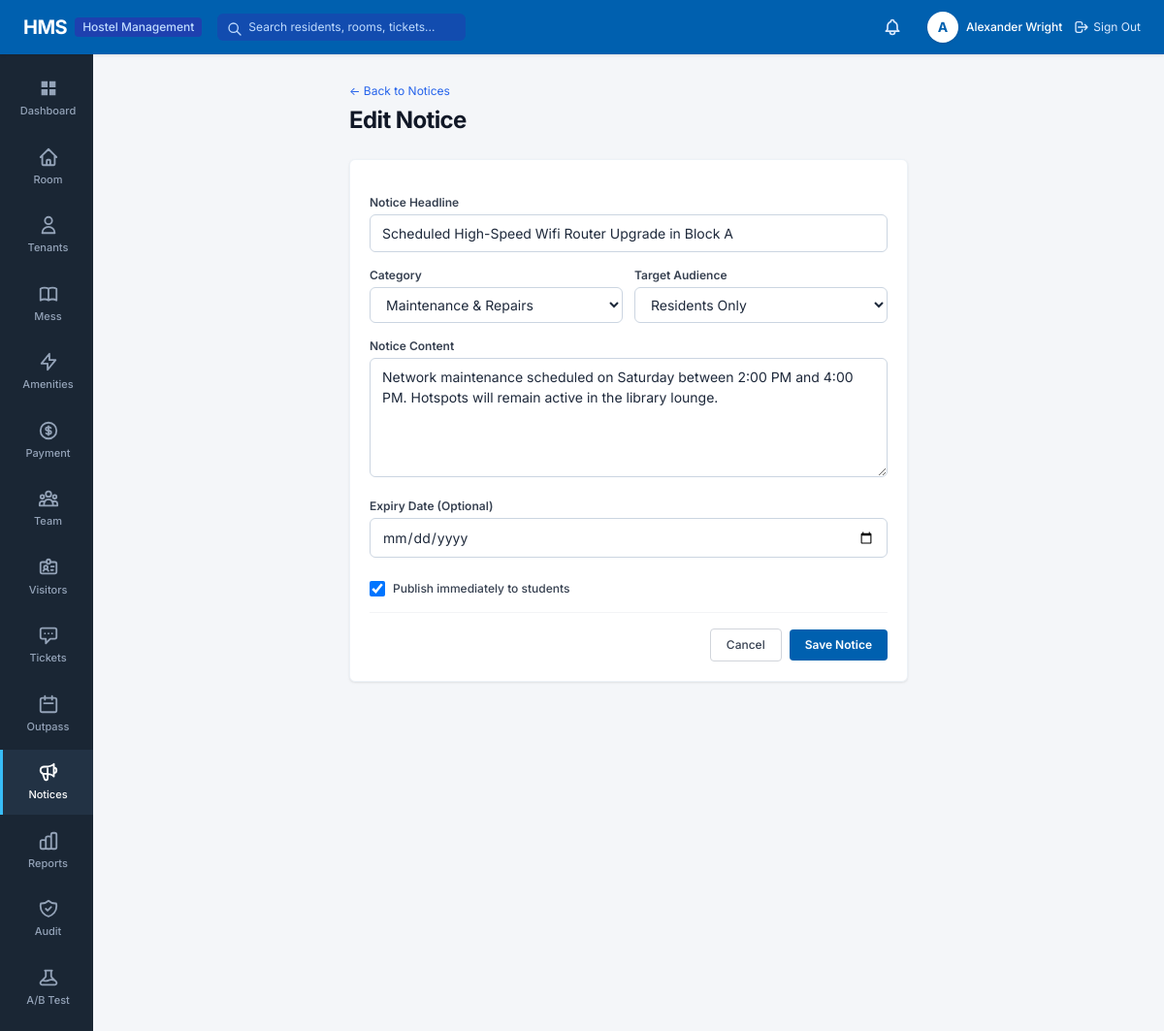
/notices/2/edit/ (signed in), run on the app's committed database.
### apps/accounts/models.py (models this page shows, shortened)
class User(AbstractUser):
    class Role(models.TextChoices):
        ADMIN = 'ADMIN', 'System Administrator'
        WARDEN = 'WARDEN', 'Hostel Manager / Warden'
        ACCOUNTS = 'ACCOUNTS', 'Accounts Staff'
        MAINTENANCE = 'MAINTENANCE', 'Maintenance Staff'
        RESIDENT = 'RESIDENT', 'Resident'
    role = models.CharField(
        max_length=20,
        choices=Role.choices,
        default=Role.RESIDENT,
        help_text="Designates the user's role and permission scope in HMS."
    )
    phone_number = models.CharField(max_length=20, blank=True, null=True)
    profile_picture = models.ImageField(upload_to='profiles/', blank=True, null=True)
    class Meta:
        verbose_name = 'User'
        verbose_name_plural = 'Users'
        ordering = ['username']
    @property
    def is_admin_user(self):
        return self.role == self.Role.ADMIN or self.is_superuser
    @property
    def is_resident(self):
        return self.role == self.Role.RESIDENT

### apps/notices/models.py (models this page shows, shortened)
class Notice(models.Model):
    class Category(models.TextChoices):
        GENERAL = 'GENERAL', 'General Announcement'
        MESS = 'MESS', 'Mess & Dining'
        MAINTENANCE = 'MAINTENANCE', 'Maintenance & Repairs'
        FEES = 'FEES', 'Fees & Accounts'
        EMERGENCY = 'EMERGENCY', 'Urgent / Emergency'
        EVENTS = 'EVENTS', 'Hostel Events'
    class TargetAudience(models.TextChoices):
        ALL = 'ALL', 'All Hostel Members'
        RESIDENTS_ONLY = 'RESIDENTS', 'Residents Only'
        STAFF_ONLY = 'STAFF', 'Staff Only'
    title = models.CharField(max_length=200)
    category = models.CharField(max_length=20, choices=Category.choices, default=Category.GENERAL)
    target_audience = models.CharField(max_length=20, choices=TargetAudience.choices, default=TargetAudience.ALL)
    content = models.TextField()
    is_published = models.BooleanField(default=True)
    publish_date = models.DateTimeField(auto_now_add=True)
    expiry_date = models.DateField(null=True, blank=True)
    created_by = models.ForeignKey(settings.AUTH_USER_MODEL, on_delete=models.PROTECT, related_name='published_notices')
    class Meta:
        ordering = ['-publish_date']

### apps/notices/views.py (the view)
# urls.py: path('<int:notice_id>/edit/', views.notice_edit_view, name='notice_edit'),
@login_required
@role_required(['ADMIN', 'WARDEN'])
def notice_edit_view(request, notice_id):
    notice = get_object_or_404(Notice, id=notice_id)
    if request.method == 'POST':
        form = NoticeForm(request.POST, instance=notice)
        if form.is_valid():
            form.save()
            messages.success(request, f"Notice '{notice.title}' updated.")
            return redirect('notices:notice_detail', notice_id=notice.id)
    else:
        form = NoticeForm(instance=notice)
    return render(request, 'notices/notice_form.html', {'form': form, 'notice': notice, 'action': 'Edit Notice'})

### templates/notices/notice_form.html (shortened to what this page needs)
{% extends 'base.html' %}
{% block content %}
<div class="max-w-xl mx-auto space-y-6">
    <div>
        <a href="{% url 'notices:notice_list' %}" class="text-xs text-blue-600 hover:underline">&larr; Back to Notices</a>
        <h1 class="text-2xl font-bold tracking-tight text-gray-900 mt-1">{{ action }}</h1>
    </div>
    <div class="hms-card">
        <form method="POST" class="space-y-4">
            <div>
                <label class="block text-xs font-semibold text-gray-700 mb-1">Notice Headline</label>
                {{ form.title }}
            </div>
            <div class="grid grid-cols-2 gap-3">
                <div>
                    <label class="block text-xs font-semibold text-gray-700 mb-1">Category</label>
                    {{ form.category }}
                </div>
                <div>
                    <label class="block text-xs font-semibold text-gray-700 mb-1">Target Audience</label>
                    {{ form.target_audience }}
                </div>
            </div>
            <div>
                <label class="block text-xs font-semibold text-gray-700 mb-1">Notice Content</label>
                {{ form.content }}
            </div>
            <div>
                <label class="block text-xs font-semibold text-gray-700 mb-1">Expiry Date (Optional)</label>
                {{ form.expiry_date }}
            </div>
            <div class="flex items-center space-x-2 pt-2">
                {{ form.is_published }}
                <label class="text-xs font-medium text-gray-700">Publish immediately to students</label>
            </div>
            <div class="pt-4 border-t border-gray-100 flex items-center justify-end space-x-2">
                <a href="{% url 'notices:notice_list' %}" class="px-4 py-2 border border-gray-300 rounded text-xs font-medium text-gray-700 hover:bg-gray-50">Cancel</a>
                <button type="submit" class="px-4 py-2 bg-[#0060af] hover:bg-[#005096] text-white text-xs font-semibold rounded shadow-sm">Save Notice</button>
            </div>
        </form>
    </div>
</div>
{% endblock %}

### templates/base.html (shortened to what this page needs)
{% load static %}
<!DOCTYPE html>
<html lang="en">
<head>
    <script src="https://cdn.tailwindcss.com"></script>
    <link rel="stylesheet" href="{% static 'css/hms.css' %}">
</head>
<body class="bg-[#f4f6f9] text-[#1e293b] flex flex-col min-h-screen">
    <header class="hms-header flex items-center justify-between px-6 text-white sticky top-0 z-50">
        <div class="flex items-center space-x-4">
            <a href="{% url 'accounts:dashboard' %}" class="flex items-center space-x-2 text-white hover:opacity-90 transition">
                <span class="text-xl font-bold tracking-tight">HMS</span>
                <span class="text-xs bg-blue-800 text-blue-200 px-2 py-0.5 rounded font-medium">Hostel Management</span>
            </a>
            <form action="{% url 'reports:global_search' %}" method="GET" class="hidden md:flex items-center ml-6">
                <div class="relative">
                    <input type="text" name="q" placeholder="Search residents, rooms, tickets..."
                           class="bg-blue-800/60 text-white placeholder-blue-200 text-xs rounded-md px-3 py-1.5 pl-8 focus:outline-none focus:ring-1 focus:ring-white w-64 transition">
                    <svg class="w-4 h-4 text-blue-200 absolute left-2.5 top-2" fill="none" stroke="currentColor" viewBox="0 0 24 24">
                        <path stroke-linecap="round" stroke-linejoin="round" stroke-width="2" d="M21 21l-6-6m2-5a7 7 0 11-14 0 7 7 0 0114 0z"></path>
                    </svg>
                </div>
            </form>
        </div>
        <div class="flex items-center space-x-5">
            <a href="{% url 'notifications:notification_list' %}" class="relative p-1.5 text-blue-100 hover:text-white hover:bg-blue-800 rounded-full transition" title="Notifications">
            </a>
            <div class="flex items-center space-x-3">
                <a href="{% url 'accounts:profile' %}" class="flex items-center space-x-2 text-white hover:opacity-90">
                    <div class="w-8 h-8 rounded-full bg-white text-hmsblue font-bold flex items-center justify-center text-sm shadow">
                        {{ request.user.first_name|default:request.user.username|make_list|first|upper }}
                    </div>
                    <span class="hidden sm:inline text-xs font-medium">{{ request.user.get_full_name|default:request.user.username }}</span>
                </a>
                <a href="{% url 'accounts:logout' %}" class="text-xs text-blue-100 hover:text-white hover:underline flex items-center space-x-1 ml-2">
                    <svg class="w-4 h-4" fill="none" stroke="currentColor" viewBox="0 0 24 24">
                        <path stroke-linecap="round" stroke-linejoin="round" stroke-width="2" d="M17 16l4-4m0 0l-4-4m4 4H7m6 4v1a3 3 0 01-3 3H6a3 3 0 01-3-3V7a3 3 0 013-3h4a3 3 0 013 3v1"></path>
                    </svg>
                    <span>Sign Out</span>
                </a>
            </div>
        </div>
    </header>
    <div class="flex flex-1">
        <aside class="hms-sidebar flex flex-col py-3 select-none">
            <nav class="space-y-1">
                <a href="{% url 'accounts:dashboard' %}" class="hms-nav-item {% if request.resolver_match.app_name == 'accounts' and request.resolver_match.url_name == 'hostel_dashboard' %}active{% endif %}">
                    <svg fill="currentColor" viewBox="0 0 24 24">
                        <path d="M4 4h7v7H4V4zm9 0h7v7h-7V4zm-9 9h7v7H4v-7zm9 0h7v7h-7v-7z"/>
                    </svg>
                    <span>Dashboard</span>
                </a>
                <a href="{% url 'rooms:room_list' %}" class="hms-nav-item {% if request.resolver_match.app_name == 'rooms' %}active{% endif %}">
                    <svg fill="none" stroke="currentColor" stroke-width="2" viewBox="0 0 24 24">
                        <path stroke-linecap="round" stroke-linejoin="round" d="M3 12l2-2m0 0l7-7 7 7M5 10v10a1 1 0 001 1h3m10-11l2 2m-2-2v10a1 1 0 01-1 1h-3m-6 0a1 1 0 001-1v-4a1 1 0 011-1h2a1 1 0 011 1v4a1 1 0 001 1m-6 0h6"/>
                    </svg>
                    <span>Room</span>
                </a>
                {% if not request.user.is_resident %}
                <a href="{% url 'residents:resident_list' %}" class="hms-nav-item {% if request.resolver_match.app_name == 'residents' and request.resolver_match.url_name != 'resident_dashboard' %}active{% endif %}">
                    <svg fill="none" stroke="currentColor" stroke-width="2" viewBox="0 0 24 24">
                        <path stroke-linecap="round" stroke-linejoin="round" d="M16 7a4 4 0 11-8 0 4 4 0 018 0zM12 14a7 7 0 00-7 7h14a7 7 0 00-7-7z"/>
                    </svg>
                    <span>Tenants</span>
                </a>
                {% endif %}
                <a href="{% url 'dining:meal_menu' %}" class="hms-nav-item {% if request.resolver_match.app_name == 'dining' %}active{% endif %}">
                    <span>Mess</span>
                </a>
                <a href="{% url 'rooms:amenity_list' %}" class="hms-nav-item {% if request.resolver_match.url_name == 'amenity_list' %}active{% endif %}">
                    <svg fill="none" stroke="currentColor" stroke-width="2" viewBox="0 0 24 24">
                        <path stroke-linecap="round" stroke-linejoin="round" d="M13 10V3L4 14h7v7l9-11h-7z"/>
                    </svg>
                    <span>Amenities</span>
                </a>
                <a href="{% url 'finance:payment_list' %}" class="hms-nav-item {% if request.resolver_match.app_name == 'finance' %}active{% endif %}">
                    <svg fill="none" stroke="currentColor" stroke-width="2" viewBox="0 0 24 24">
                        <path stroke-linecap="round" stroke-linejoin="round" d="M12 8c-1.657 0-3 .895-3 2s1.343 2 3 2 3 .895 3 2-1.343 2-3 2m0-8c1.11 0 2.08.402 2.599 1M12 8V7m0 1v8m0 0v1m0-1c-1.11 0-2.08-.402-2.599-1M21 12a9 9 0 11-18 0 9 9 0 0118 0z"/>
                    </svg>
                    <span>Payment</span>
                </a>
                {% if request.user.is_admin_user %}
                <a href="{% url 'accounts:user_list' %}" class="hms-nav-item {% if request.resolver_match.url_name == 'user_list' %}active{% endif %}">
                    <span>Team</span>
                </a>
                {% endif %}
                <a href="{% url 'visitors:visitor_list' %}" class="hms-nav-item {% if request.resolver_match.app_name == 'visitors' %}active{% endif %}">
                    <span>Visitors</span>
                </a>
                <a href="{% url 'complaints:complaint_list' %}" class="hms-nav-item {% if request.resolver_match.app_name == 'complaints' %}active{% endif %}">
                    <svg fill="none" stroke="currentColor" stroke-width="2" viewBox="0 0 24 24">
                        <path stroke-linecap="round" stroke-linejoin="round" d="M8 10h.01M12 10h.01M16 10h.01M9 16H5a2 2 0 01-2-2V6a2 2 0 012-2h14a2 2 0 012 2v8a2 2 0 01-2 2h-5l-5 5v-5z"/>
                    </svg>
                    <span>Tickets</span>
                </a>
                <a href="{% url 'attendance:outpass_list' %}" class="hms-nav-item {% if request.resolver_match.app_name == 'attendance' %}active{% endif %}">
                    <svg fill="none" stroke="currentColor" stroke-width="2" viewBox="0 0 24 24">
                        <path stroke-linecap="round" stroke-linejoin="round" d="M8 7V3m8 4V3m-9 8h10M5 21h14a2 2 0 002-2V7a2 2 0 00-2-2H5a2 2 0 00-2 2v12a2 2 0 002 2z"/>
                    </svg>
                    <span>Outpass</span>
                </a>
                <a href="{% url 'notices:notice_list' %}" class="hms-nav-item {% if request.resolver_match.app_name == 'notices' %}active{% endif %}">
                    <span>Notices</span>
                </a>
                {% if not request.user.is_resident %}
                <a href="{% url 'reports:reports_overview' %}" class="hms-nav-item {% if request.resolver_match.app_name == 'reports' %}active{% endif %}">
                    <span>Reports</span>
                </a>
                {% endif %}
                {% if request.user.is_admin_user %}
                <a href="{% url 'audit:audit_list' %}" class="hms-nav-item {% if request.resolver_match.app_name == 'audit' %}active{% endif %}">
                    <span>Audit</span>
                </a>
                <a href="{% url 'abtesting:ab_dashboard' %}" class="hms-nav-item {% if request.resolver_match.app_name == 'abtesting' %}active{% endif %}">
                    <span>A/B Test</span>
                </a>
                {% endif %}
            </nav>
        </aside>
        <main class="hms-main-content">
            {% block content %}{% endblock %}
        </main>
    </div>
</body>
</html>

### data on the page
User: user.first_name|make_list "A", user.get_full_name "Alexander Wright"
Notice: title "Scheduled High-Speed Wifi Router Upgrade in Block A", category "Maintenance & Repairs", target_audience "Residents Only", content "Network maintenance scheduled on Saturday between 2:00 PM and 4:00 PM. Hotspots will remain active in the library lounge.", is_published "☑"

### other printed values
{{ action }} "Edit Notice"
